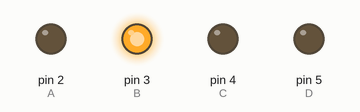
A program run on a simulated Arduino Uno, built with avr-gcc and run on an emulated ATmega328P. Parts: output pins drawn as LEDs (lit = HIGH).

Above: at 0.1 s.
Timing chart, 0 to 1.6 s (numbered marks = the images above):
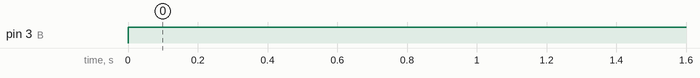

Measured:
- by itself, pin 3 (B): LOW → HIGH at 0.00 s

The program:

main.cpp
```cpp
int A = 2;
int B = 3;
int C = 4;
int D = 5;

void setup() {
  pinMode(A, OUTPUT);
  pinMode(B, OUTPUT);
  pinMode(C, OUTPUT);
  pinMode(D, OUTPUT);
}

void loop() {


  digitalWrite(A, LOW);
  digitalWrite(B, HIGH);
  digitalWrite(C, LOW);
  digitalWrite(D, LOW);

  delay(2000);

}
```
